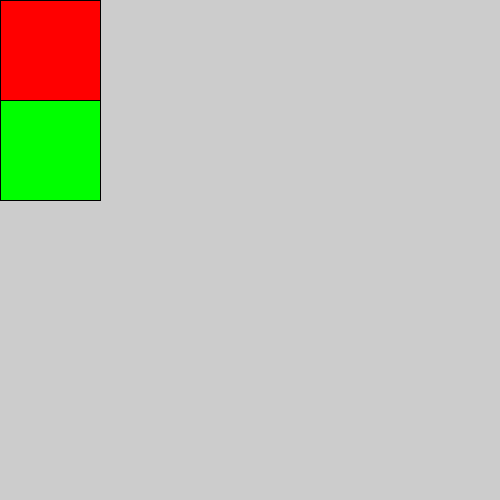
Frame 1 (no input)
Frame 60 (the mouse pressed at the canvas centre just before this capture): identical to frame 1, image omitted
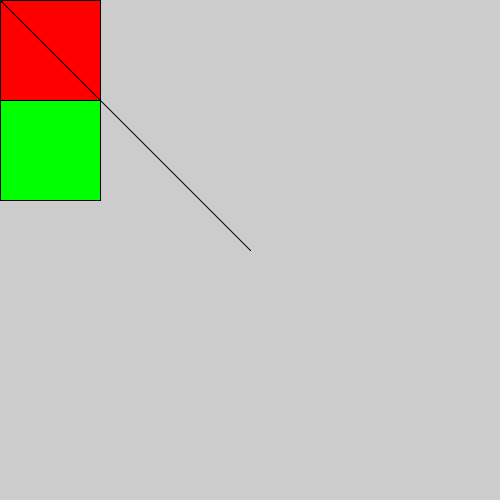
Frame 120 (the mouse held since frame 60 and released just before this capture)

The Processing sketch that drew these frames (run headless with seeded random() and noise(); from frame 60 on, the mouse is pressed at the canvas centre):

// Processing sketch: week02_4
// ── week02_4.pde
void setup()
{
  size(500,500);
  fill(255,0,0);
  rect(0,0,100,100);
  fill(0,255,0);
  rect(0,100,100,100);
}
void draw()
{
 if(mousePressed){
    if(mouseX<100){
     if(mouseY<100)    
       stroke(255,0,0);
   
 else if(mouseY<200) 
   stroke(0,255,0);
    }
 else
  line(mouseX,mouseY,pmouseX,pmouseY); 
 }
}
